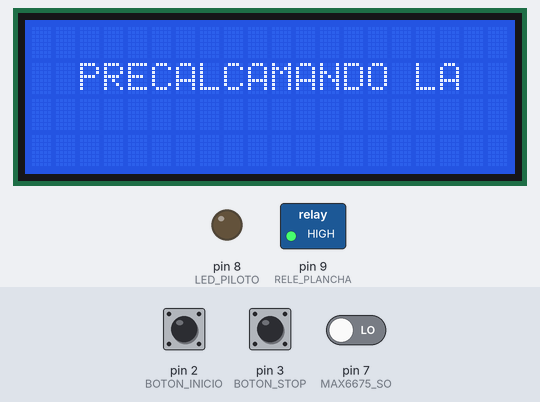
Simulated run of this sketch. Board: Arduino Nano, built with avr-gcc and run on an emulated ATmega328P. On the bench: 20×4 character LCD, switched loads named in the sketch (green lamp = pin HIGH), output pins drawn as LEDs (lit = HIGH). Inputs (shaded band) come from the test bench; at power-on: pin 2 (BOTON_INICIO) HIGH, pin 3 (BOTON_STOP) HIGH, pin 7 (MAX6675_SO) LOW. Pins used as bus, display or sensor lines are not drawn.

Above: at 1.7 s.
At 17.8 s:
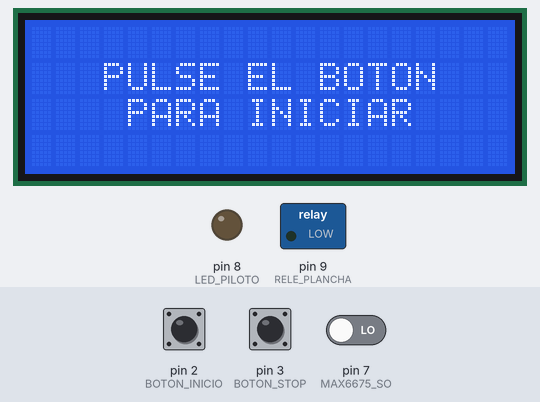
17.9 s: pin 2 (BOTON_INICIO) pulled LOW for 0.15 s
At 19.1 s:
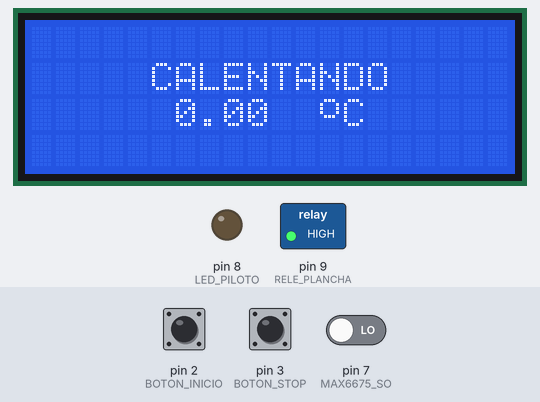
19.5 s: pin 3 (BOTON_STOP) pulled LOW for 0.15 s
At 20.0 s:
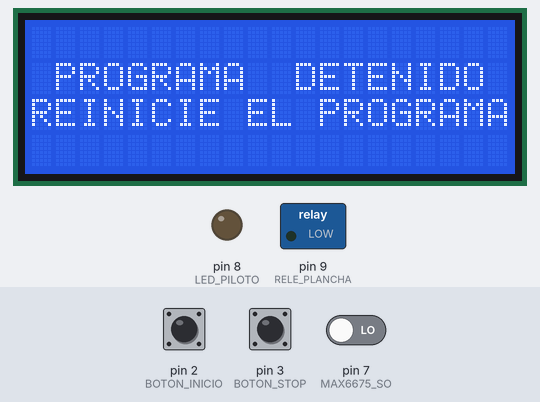
Timing chart, 0 to 22.5 s (numbered marks = the images above; inputs shaded):
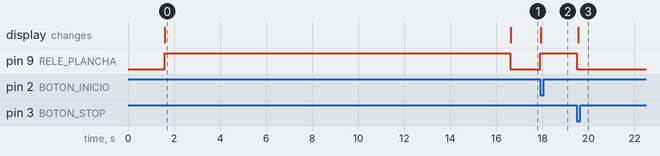

Measured:
- after the input at 17.9 s, pin 9 (RELE_PLANCHA): LOW → HIGH at once; the display: changes at once (image 2)
- after the input at 19.5 s, pin 9 (RELE_PLANCHA): HIGH → LOW at once; the display: changes after 0.05 s (image 3)
- what the display in image 0 shows lasts 15.0 s, from 1.6 s to 16.6 s

The sketch:

CODIGO.ino
```cpp
#include <Wire.h>
#include <PIDController.h>
#include <LiquidCrystal_I2C.h>
LiquidCrystal_I2C lcd(0x27, 20, 4);

#include <SPI.h>

PIDController pid;

#define MAX6675_SO 7
#define MAX6675_CS 6
#define MAX6675_SCK 5
#define LED_PILOTO 8
#define RELE_PLANCHA 9
#define BOTON_INICIO 2
#define BOTON_STOP 3
const int tiempo_limite = 40;
long tiempo = 0;
bool estado_espera = true;
bool estado_stop = false;
bool borrar_pantalla = false;
long tiempo_inicio = 0;
long tiempo_actual = 0;
bool actualizar_tiempo = true;
int i=0;
float temperatura = 0;
int outputPin   = 12;
int sensorPin   = A7;
int sensorValue = 0;
int output = 0;
typedef enum{
  ESPERA,
  CALENTANDO,
  ENFRIANDO,
  STOP
}estados;
estados soldadora = ESPERA;
byte customChar[] = {
  B01110,
  B10001,
  B10001,
  B10001,
  B01110,
  B00000,
  B00000,
  B00000
};
bool funcionamiento = true;
int setpoint=200;

void setup()
{
  pinMode(LED_PILOTO, OUTPUT);
  digitalWrite(LED_PILOTO, LOW);
  pinMode(RELE_PLANCHA, OUTPUT);
  digitalWrite(RELE_PLANCHA, LOW);
  pinMode(BOTON_INICIO, INPUT_PULLUP);
  attachInterrupt(digitalPinToInterrupt(BOTON_INICIO), iniciar_calentado, FALLING);
  pinMode(BOTON_STOP, INPUT_PULLUP);
  attachInterrupt(digitalPinToInterrupt(BOTON_STOP), parada_emergencia, FALLING);
  lcd.init();
  lcd.createChar(0, customChar);
  lcd.backlight();
  lcd.setCursor(5,1);
  lcd.print("BIENVENIDO");
  delay(1500);
  lcd.clear();
  lcd.setCursor(2,1);
  lcd.print("PRECALENTANDO LA");
  lcd.setCursor(8,1);
  lcd.print("CAMA");
  digitalWrite(RELE_PLANCHA, HIGH);
  delay(15000);
  digitalWrite(RELE_PLANCHA, LOW);
  lcd.clear();
  /*pinMode(outputPin, OUTPUT);
  pid.begin();
  pid.setpoint(setpoint);
  pid.tune(0.4, 0.6, 0.1);
  pid.limit(0, 255);*/
}

void loop()
{
  switch (soldadora)
  {
    case ESPERA:
    estado_espera = true;
    mostrar_mensaje_2();
    delay(300);
    break;
    case CALENTANDO:
    establecer_tiempo();
    tiempo_actual=millis();
    temperatura = leer_termopar();
    mostrar_mensaje();
    /*sensorValue = analogRead(sensorPin);
    output = pid.compute(sensorValue);
    analogWrite(outputPin, output);*/
    if (tiempo_actual-tiempo_inicio>30000)
    {
      soldadora=ENFRIANDO;
      actualizar_tiempo = true;
    }
    delay(300);
    break;
    case ENFRIANDO:
    //establecer_tiempo();
    //tiempo_actual=millis();
    temperatura = leer_termopar();
    digitalWrite(RELE_PLANCHA, LOW);
    if (temperatura>60)
    {
      mostrar_mensaje();
    }
    else
    {
      mostrar_mensaje_2();
      digitalWrite(LED_PILOTO, HIGH);
      establecer_tiempo();
      tiempo_actual=millis();
      if (tiempo_actual-tiempo_inicio>5000)
      {
        soldadora = ESPERA;
        digitalWrite(LED_PILOTO, LOW);
        borrar_pantalla=true;
        actualizar_tiempo=true;
      }
    }
    /*if (tiempo_actual-tiempo_inicio<5000)
    {
      digitalWrite(RELE_PLANCHA, LOW);
      mostrar_mensaje();
    }
    else if (tiempo_actual-tiempo_inicio<10000)
    {
      mostrar_mensaje_2();
      digitalWrite(LED_PILOTO, HIGH);
    }
    if (tiempo_actual-tiempo_inicio>10000)
    {
      soldadora = ESPERA;
      digitalWrite(LED_PILOTO, LOW);
      borrar_pantalla=true;
      actualizar_tiempo=true;
    }*/
    delay(300);
    break;
    case STOP:
    estado_espera=false;
    if (borrar_pantalla)
    {
      lcd.clear();
      borrar_pantalla=false;
    }
    lcd.setCursor(1, 1);
    lcd.print("PROGRAMA  DETENIDO");
    lcd.setCursor(0, 2);
    lcd.print("REINICIE EL PROGRAMA");
    delay(300);
    break;
  }
}

double leer_termopar()
{

  uint16_t v;
  pinMode(MAX6675_CS, OUTPUT);
  pinMode(MAX6675_SO, INPUT);
  pinMode(MAX6675_SCK, OUTPUT);

  digitalWrite(MAX6675_CS, LOW);
  delay(1);

  // Read in 16 bits,
  //  15    = 0 always
  //  14..2 = 0.25 degree counts MSB First
  //  2     = 1 if thermocouple is open circuit
  //  1..0  = uninteresting status

  v = shiftIn(MAX6675_SO, MAX6675_SCK, MSBFIRST);
  v <<= 8;
  v |= shiftIn(MAX6675_SO, MAX6675_SCK, MSBFIRST);

  digitalWrite(MAX6675_CS, HIGH);
  if (v & 0x4)
  {
    // Bit 2 indicates if the thermocouple is disconnected
    return NAN;
  }

  // The lower three bits (0,1,2) are discarded status bits
  v >>= 3;

  // The remaining bits are the number of 0.25 degree (C) counts
  return v * 0.25;
}

void iniciar_calentado()
{
  if (estado_espera)
  {
    if (millis()-tiempo > tiempo_limite)
    {
      soldadora = CALENTANDO;
      digitalWrite(RELE_PLANCHA, HIGH);
      estado_espera=false;
      borrar_pantalla=true;
    }
    tiempo = millis();
  }
}

void parada_emergencia()
{
  if (estado_stop == false)
  {
    if (millis()-tiempo > tiempo_limite)
    {
      soldadora = STOP;
      digitalWrite(RELE_PLANCHA, LOW);
      borrar_pantalla=true;
      estado_stop=true;
    }
    tiempo = millis();
  }
}

void mostrar_mensaje()
{
  if (borrar_pantalla)
  {
    lcd.clear();
    borrar_pantalla = false;
  }
  lcd.setCursor(5, 1);
  if (soldadora == CALENTANDO)
  {
    lcd.print("CALENTANDO");
  }
  else if (soldadora==ENFRIANDO)
  {
    lcd.print("ENFRIANDO!");
  }
  mostrar_temperatura();
}

void mostrar_mensaje_2()
{
  if (borrar_pantalla)
  {
    lcd.clear();
    borrar_pantalla=false;
  }
  if (soldadora == ESPERA)
  {
    lcd.setCursor(3,1);
    lcd.print("PULSE EL BOTON");
    lcd.setCursor(4,2);
    lcd.print("PARA INICIAR");
  }
  else if (soldadora == ENFRIANDO)
  {
    lcd.setCursor(2, 1);
    lcd.print("RETIRAR LA PLACA");
    mostrar_temperatura();
  }
}

void mostrar_temperatura()
{
  lcd.setCursor(6, 2);
  lcd.print(temperatura, 2);
  lcd.setCursor(12, 2);
  lcd.write(0);
  lcd.setCursor(13, 2);
  lcd.print("C");
}

void establecer_tiempo()
{
  if (actualizar_tiempo)
  {
    tiempo_inicio = millis();
    actualizar_tiempo = false;
  }
}
```
